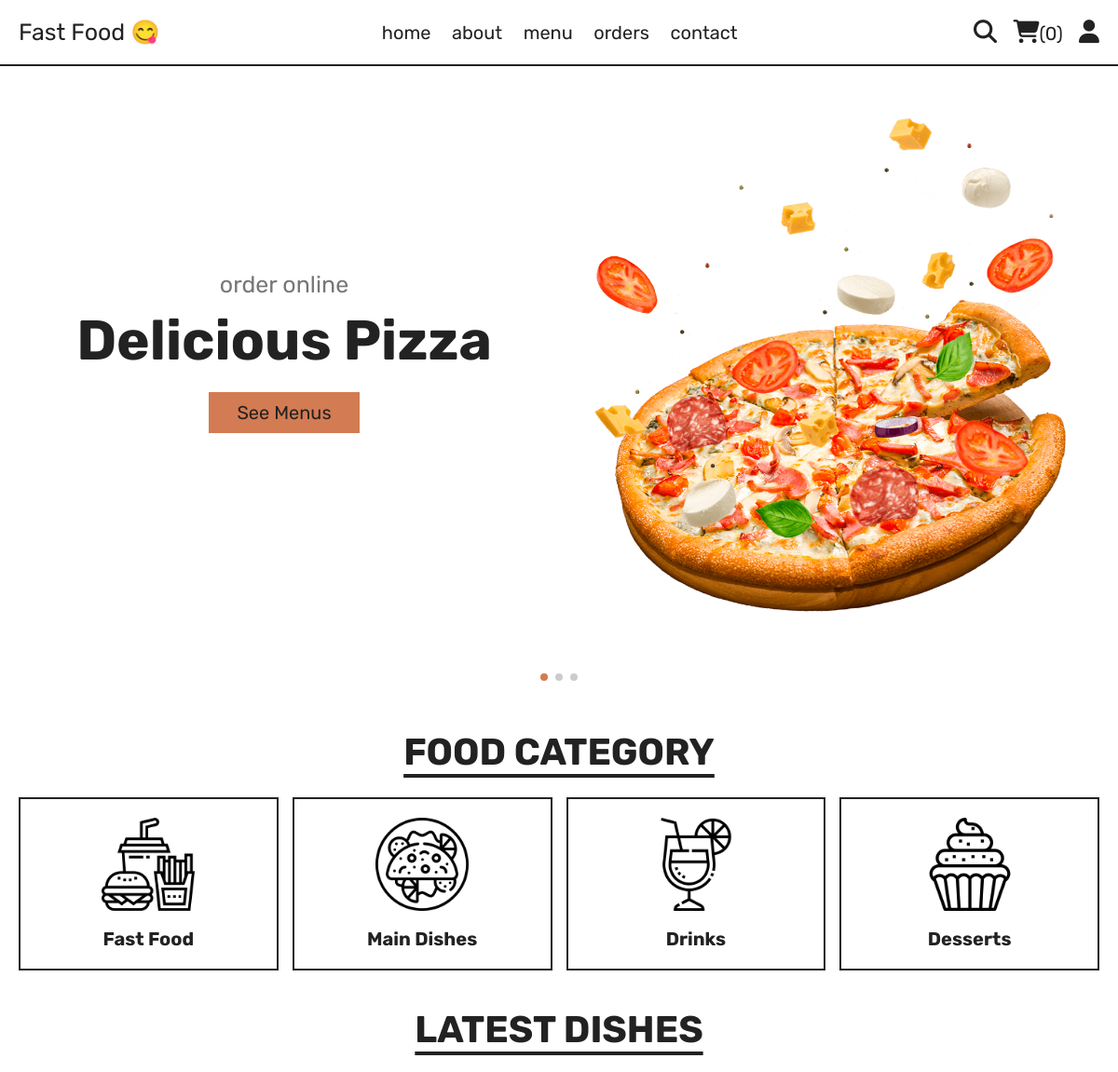
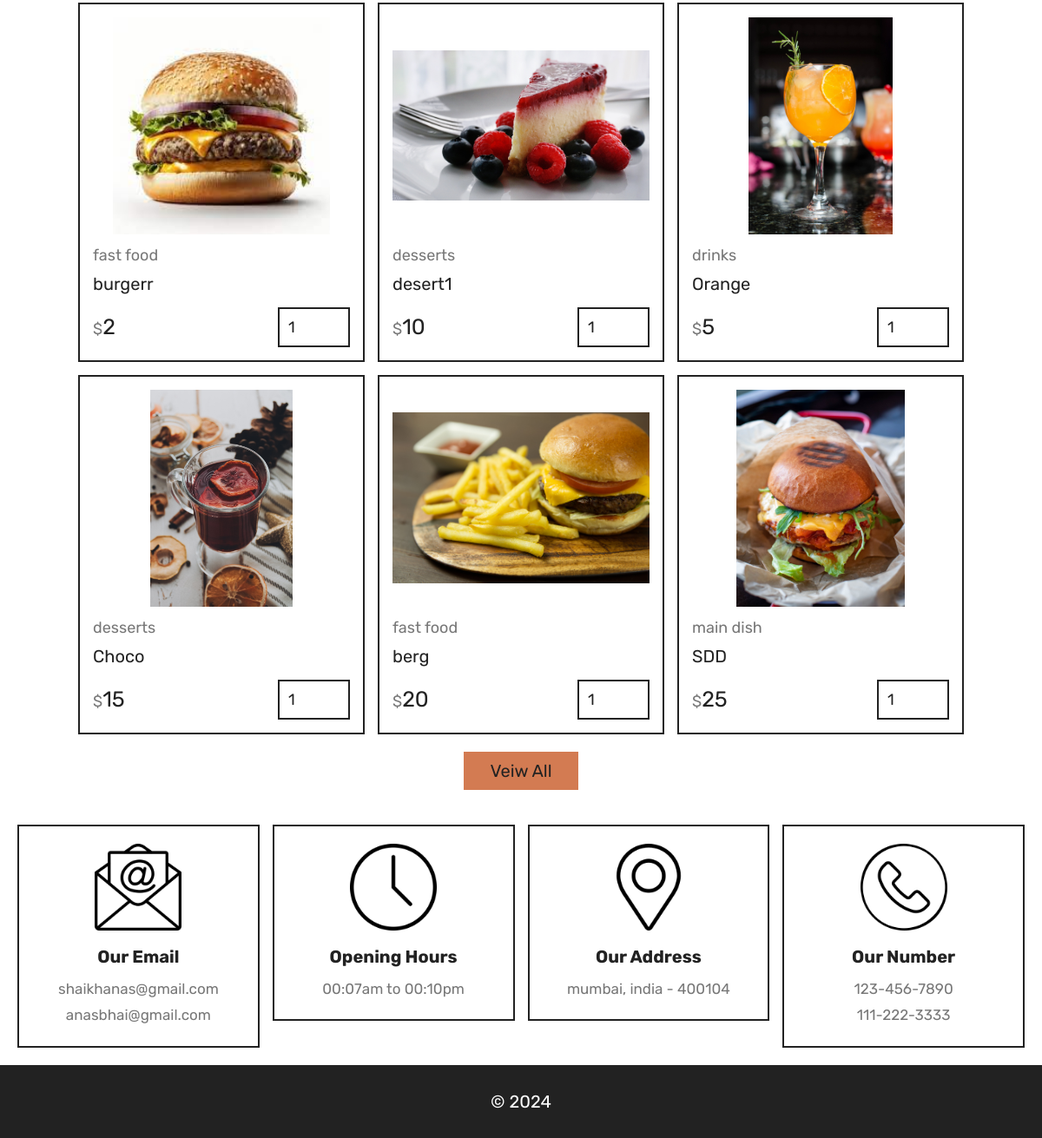
The app's page /home.php with its own data (2 pictures, top to bottom).
### tables this page shows
CREATE TABLE IF NOT EXISTS `products` (
  `id` int NOT NULL AUTO_INCREMENT,
  `name` varchar(100) NOT NULL,
  `category` varchar(100) NOT NULL,
  `price` int NOT NULL,
  `image` varchar(100) DEFAULT NULL,
  PRIMARY KEY (`id`)
);

### home.php (the view, shortened to what this page needs)
<?php
include 'components/connect.php';
?>
<!DOCTYPE html>
<html lang="en">
<head>
   <link rel="stylesheet" href="https://unpkg.com/swiper@8/swiper-bundle.min.css" />
   <link rel="stylesheet" href="https://cdnjs.cloudflare.com/ajax/libs/font-awesome/6.1.1/css/all.min.css">
   <link rel="stylesheet" href="css/style.css">
</head>
<body>
<?php include 'components/user_header.php'; ?>
<section class="hero">
   <div class="swiper hero-slider">
      <div class="swiper-wrapper">
         <div class="swiper-slide slide">
            <div class="content">
               <span>order online</span>
               <h3>delicious pizza</h3>
               <a href="menu.php" class="btn">see menus</a>
            </div>
            <div class="image">
               <img src="images/pizza.png" alt="">
            </div>
         </div>
         <div class="swiper-slide slide">
            <div class="content">
               <span>order online</span>
               <h3>chezzy hamburger</h3>
               <a href="menu.php" class="btn">see menus</a>
            </div>
            <div class="image">
               <img src="images/home-img-2.png" alt="">
            </div>
         </div>
         <div class="swiper-slide slide">
            <div class="content">
               <span>order online</span>
               <h3>rosted chicken</h3>
               <a href="menu.php" class="btn">see menus</a>
            </div>
            <div class="image">
               <img src="images/home-img-3.png" alt="">
            </div>
         </div>
      </div>
      <div class="swiper-pagination"></div>
   </div>
</section>
<section class="category">
   <h1 class="title">food category</h1>
   <div class="box-container">
      <a href="category.php?category=fast food" class="box">
         <img src="images/cat-1.png" alt="">
         <h3>fast food</h3>
      </a>
      <a href="category.php?category=main dish" class="box">
         <img src="images/cat-2.png" alt="">
         <h3>main dishes</h3>
      </a>
      <a href="category.php?category=drinks" class="box">
         <img src="images/cat-3.png" alt="">
         <h3>drinks</h3>
      </a>
      <a href="category.php?category=desserts" class="box">
         <img src="images/cat-4.png" alt="">
         <h3>desserts</h3>
      </a>
   </div>
</section>
<section class="products">
   <h1 class="title">latest dishes</h1>
   <div class="box-container">
      <?php
         $select_products = $conn->prepare("SELECT * FROM `products` LIMIT 6");
         $select_products->execute();
         if($select_products->rowCount() > 0){
            while($fetch_products = $select_products->fetch(PDO::FETCH_ASSOC)){
      ?>
      <form action="" method="post" class="box">
         <img src="uploaded_img/<?= $fetch_products['image']; ?>" alt="">
         <a href="category.php?category=<?= $fetch_products['category']; ?>" class="cat"><?= $fetch_products['category']; ?></a>
         <div class="name"><?= $fetch_products['name']; ?></div>
         <div class="flex">
            <div class="price"><span>$</span><?= $fetch_products['price']; ?></div>
            <input type="number" name="qty" class="qty" min="1" max="99" value="1" maxlength="2">
         </div>
      </form>
      <?php
            }
         }else{
            echo '<p class="empty">no products added yet!</p>';
         }
      ?>
   </div>
   <div class="more-btn">
      <a href="menu.php" class="btn">veiw all</a>
   </div>
</section>
<?php include 'components/footer.php'; ?>
</body>
</html>

### components/user_header.php (shortened to what this page needs)
<header class="header">
   <section class="flex">
      <a href="home.php" class="logo">Fast Food 😋  </a>
      <nav class="navbar">
         <a href="home.php">home</a>
         <a href="about.php">about</a>
         <a href="menu.php">menu</a>
         <a href="orders.php">orders</a>
         <a href="contact.php">contact</a>
      </nav>
      <div class="icons">
         <?php
            $count_cart_items = $conn->prepare("SELECT * FROM `cart` WHERE user_id = ?");
            $count_cart_items->execute([$user_id]);
            $total_cart_items = $count_cart_items->rowCount();
         ?>
         <a href="search.php"><i class="fas fa-search"></i></a>
         <a href="cart.php"><i class="fas fa-shopping-cart"></i><span>(<?= $total_cart_items; ?>)</span></a>
         <div id="user-btn" class="fas fa-user"></div>
      </div>
   </section>
</header>

### components/footer.php (shortened to what this page needs)
<footer class="footer">
   <section class="grid">
      <div class="box">
         <img src="images/email-icon.png" alt="">
         <h3>our email</h3>
         <a href="mailto:shaikhanas@gmail.com">shaikhanas@gmail.com</a>
         <a href="mailto:anasbhai@gmail.com">anasbhai@gmail.com</a>
      </div>
      <div class="box">
         <img src="images/clock-icon.png" alt="">
         <h3>opening hours</h3>
         <p>00:07am to 00:10pm</p>
      </div>
      <div class="box">
         <img src="images/map-icon.png" alt="">
         <h3>our address</h3>
         <a href="#">mumbai, india - 400104</a>
      </div>
      <div class="box">
         <img src="images/phone-icon.png" alt="">
         <h3>our number</h3>
         <a href="tel:1234567890">123-456-7890</a>
         <a href="tel:1112223333">111-222-3333</a>
      </div>
   </section>
   <div class="credit">&copy;  <?= date('Y'); ?>  </div>
</footer>

### css/style.css (style rules this page uses)
:root { --yellow:#d37b52; --red:#e74c3c; --white:#fff; --black:#222; --light-color:#777; --border:.2rem solid var(--black); }
* { font-family: 'Rubik', sans-serif; margin:0; padding:0; box-sizing: border-box; outline: none; border: none; text-decoration: none; }
html { font-size: 62.5%; overflow-x: hidden; scroll-behavior: smooth; stop-opacity: 7rem; }
section { margin:0 auto; max-width: 1200px; padding:2rem; }
.title { text-align: center; margin-bottom: 2.5rem; font-size: 4rem; color:var(--black); text-transform: uppercase; text-decoration: underline; text-underline-offset: 1rem; }
.btn, .delete-btn { margin-top: 1rem; display: inline-block; font-size: 2rem; padding:1rem 3rem; cursor: pointer; text-transform: capitalize; transition: .2s linear; }
.btn { background-color: var(--yellow); color:var(--black); }
.header { position: sticky; top:0; left:0; right:0; z-index: 1000; background-color: var(--white); border-bottom: var(--border); }
.header .flex { display: flex; align-items: center; justify-content: space-between; position: relative; }
.header .flex .logo { font-size: 2.5rem; color:var(--black); }
.header .flex .navbar a { font-size: 2rem; color:var(--black); margin:0 1rem; }
.header .flex .icons > * { margin-left: 1.5rem; font-size: 2.5rem; color:var(--black); cursor: pointer; }
.header .flex .icons span { font-size: 2rem; }
.hero .slide { display: flex; align-items: center; flex-wrap: wrap-reverse; gap:2rem; margin-bottom: 4rem; }
.hero .slide .image { flex:1 1 40rem; }
.hero .slide .image img { width: 100%; }
.hero .slide .content { flex:1 1 40rem; text-align: center; }
.hero .slide .content span { font-size: 2.5rem; color:var(--light-color); }
.hero .slide .content h3 { margin:1rem 0; font-size: 6rem; color:var(--black); text-transform: capitalize; }
.category .box-container { display: grid; grid-template-columns: repeat(auto-fit, minmax(27rem, 1fr)); gap:1.5rem; align-items: flex-start; }
.category .box-container .box { border:var(--border); padding:2rem; text-align: center; }
.category .box-container .box img { width: 100%; height: 10rem; object-fit: contain; }
.category .box-container .box h3 { font-size: 2rem; margin-top: 1.5rem; color:var(--black); text-transform: capitalize; }
.products .box-container { display: grid; grid-template-columns: repeat(auto-fit, 33rem); justify-content: center; align-items: flex-start; gap:1.5rem; }
.products .box-container .box { border:var(--border); padding:1.5rem; position: relative; overflow: hidden; }
.products .box-container .box img { height: 25rem; width: 100%; object-fit: contain; margin-bottom: 1rem; }
.products .box-container .box .cat { font-size: 1.8rem; color:var(--light-color); }
.products .box-container .box .name { font-size: 2rem; color:var(--black); margin:1rem 0; }
.products .box-container .box .flex { display: flex; align-items: center; gap:1rem; margin-top: 1.5rem; }
.products .box-container .box .flex .price { margin-right: auto; font-size: 2.5rem; color:var(--black); }
.products .box-container .box .flex .price span { color:var(--light-color); font-size: 1.8rem; }
.products .box-container .box .flex .qty { padding:1rem; border:var(--border); font-size: 1.8rem; color:var(--black); }
.products .more-btn { margin-top: 1rem; text-align: center; }
.footer .grid { display: grid; grid-template-columns: repeat(auto-fit, minmax(27rem, 1fr)); gap:1.5rem; align-items: flex-start; }
.footer .grid .box { border:var(--border); padding:2rem; text-align: center; }
.footer .grid .box img { height: 10rem; width: 100%; object-fit: contain; margin-bottom: .5rem; }
.footer .grid .box h3 { margin:1rem 0; font-size: 2rem; color:var(--black); text-transform: capitalize; }
.footer .grid .box p, .footer .grid .box a { display: block; font-size: 1.7rem; color:var(--light-color); line-height: 1.8; }
.credit { padding:3rem 2rem; text-align: center; background-color: var(--black); color:var(--white); font-size: 2rem; text-transform: capitalize; }

### records on screen
products: image (picture), category "fast food", name "burgerr", price "2"
products: image (picture), category "desserts", name "desert1", price "10"
products: image (picture), category "drinks", name "Orange", price "5"
products: image (picture), category "desserts", name "Choco", price "15"
products: image (picture), category "fast food", name "berg", price "20"
products: image (picture), category "main dish", name "SDD", price "25"

### other values on screen
$total_cart_items "0"
